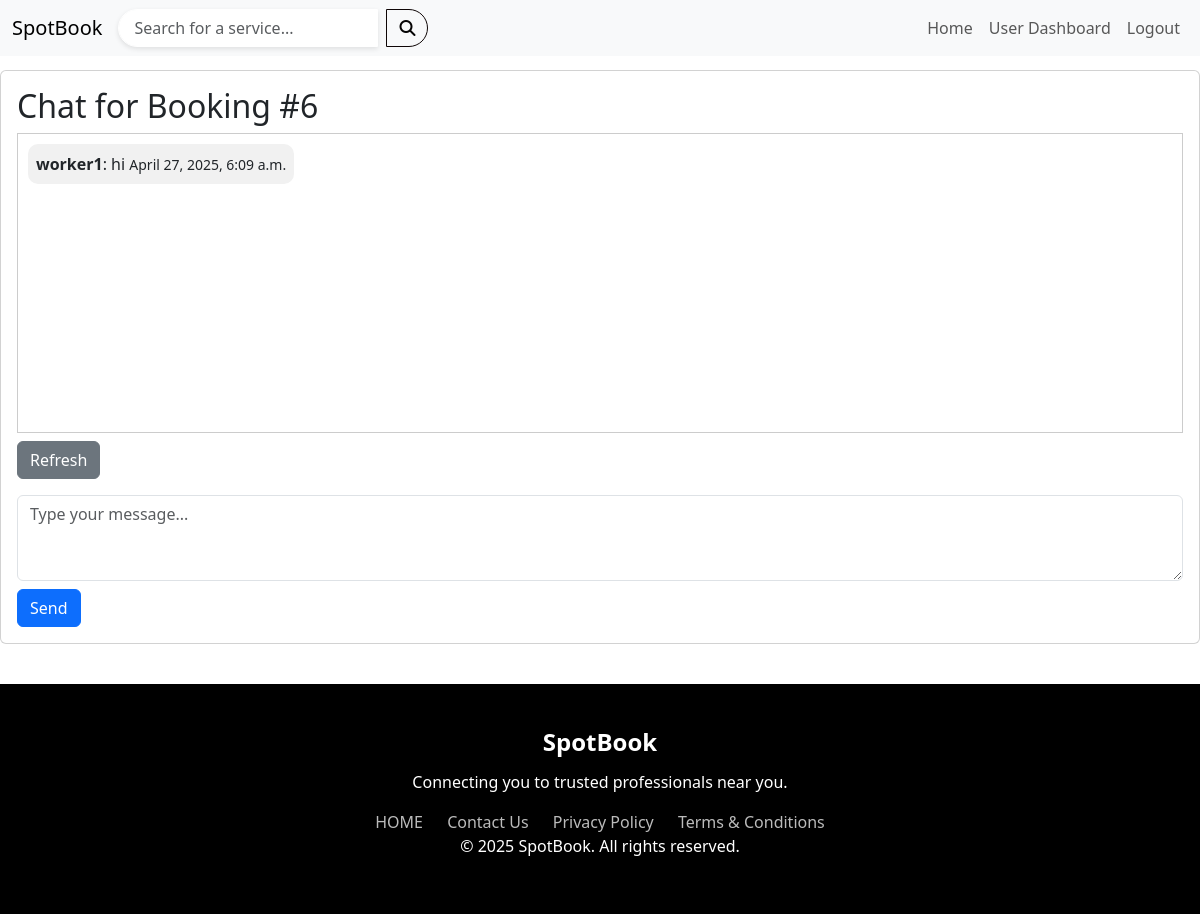
The app's page /chat/6/ (signed in) with its own data.
### core/models.py (models this page shows, shortened)
class Booking(models.Model):
    user = models.ForeignKey(User, related_name='bookings', on_delete=models.CASCADE)
    worker = models.ForeignKey(WorkerProfile, on_delete=models.SET_NULL, null=True, blank=True)
    category = models.ForeignKey(Category, on_delete=models.CASCADE)
    status = models.CharField(max_length=20, choices=[
        ('pending', 'Pending'),
        ('accepted', 'Accepted'),
        ('declined', 'Declined'),
    ], default='pending')
    user_location = models.CharField(max_length=255, blank=True)

class Message(models.Model):
    booking = models.ForeignKey(Booking, on_delete=models.CASCADE)
    sender = models.ForeignKey(User, on_delete=models.CASCADE)
    content = models.TextField()
    timestamp = models.DateTimeField(auto_now_add=True)

### core/views.py (the view)
# urls.py: path('chat/<int:booking_id>/', chat, name='chat'),  # Added chat URL pattern
@login_required
def chat(request, booking_id):
    booking = get_object_or_404(Booking, id=booking_id)
    if request.user == booking.user or (booking.worker and request.user == booking.worker.user):
        if request.method == 'POST':
            content = request.POST.get('content')
            if content:
                Message.objects.create(booking=booking, sender=request.user, content=content)
            return redirect('chat', booking_id=booking.id)
        messages = booking.message_set.all()
        return render(request, 'chat.html', {'booking': booking, 'messages': messages})
    return redirect('home')

### templates/chat.html (shortened to what this page needs)
{% extends 'base.html' %}
{% block content %}
<head>
</head>
<div class="card">
    <div class="card-body">
        <h2>Chat for Booking #{{ booking.id }}</h2>
        <div class="chat-box" style="height: 300px; overflow-y: scroll; border: 1px solid #ccc; padding: 10px;">
            {% for message in messages %}
                <div style="margin-bottom: 10px; {% if message.sender == request.user %}text-align: right;{% endif %}">
                    <p style="display: inline-block; padding: 8px; border-radius: 10px; {% if message.sender == request.user %}background-color: #007bff; color: white;{% else %}background-color: #f1f1f1;{% endif %}">
                        <strong>{{ message.sender.username }}</strong>: {{ message.content }} <small>{{ message.timestamp }}</small>
                    </p>
                </div>
            {% endfor %}
        </div>
        <button onclick="location.reload();" class="btn btn-secondary mt-2">Refresh</button>
        <form method="post" class="mt-3">
            <textarea name="content" class="form-control" rows="3" placeholder="Type your message..." required></textarea>
            <button type="submit" class="btn btn-primary mt-2">Send</button>
        </form>
    </div>
</div>
{% endblock %}

### records on screen
Booking: id "6"
Message: sender.username "worker1", content "hi", timestamp "April 27, 2025, 6:09 a.m."
